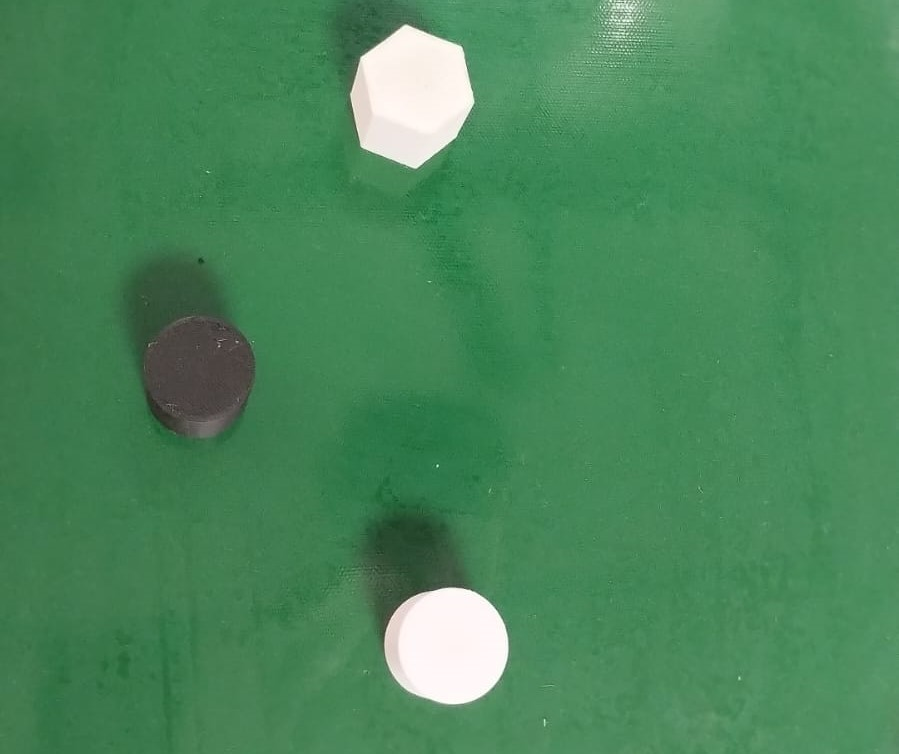
#> input picture script-example/basic shape/shapes2.jpg, 899 x 754 px, found by its file name
$ python detect_shapes.py
#> lines starting #> are read from the running program, lines starting #| are printed output that depends on the picture; after the words box and inside, x2 and y2 are one past the last pixel; in counts of white or black regions, pixels touching at a corner belong together
import cv2
import numpy as np

def convert_background(image):
    # Chuyển ảnh sang không gian màu HSV
    hsv = cv2.cvtColor(image, cv2.COLOR_BGR2HSV)

    # Xác định khoảng giá trị HSV của màu xanh lá cây
    lower_green = np.array([50, 0, 0])
    upper_green = np.array([80, 255, 255])

    # Tạo mặt nạ nhị phân cho nền xanh lá cây
    mask_green = cv2.inRange(hsv, lower_green, upper_green)

    # làm mờ ảnh để loại bỏ nhiễu
    mask_green = cv2.GaussianBlur(mask_green, (1, 1), 0)

    # Tạo mặt nạ nghịch đảo cho các đối tượng còn lại
    mask_objects = cv2.bitwise_not(mask_green)

    # Tạo ảnh kết quả với nền đen và các đối tượng trắng
    result = np.zeros_like(image)
    result[mask_objects > 0] = (255, 255, 255)

    return result

def Find_Hexagon_And_Circle(gray):

    # Làm mờ ảnh
    blurred = cv2.GaussianBlur(gray, (5, 5), 0)

    # Tìm cạnh
    edges = cv2.Canny(blurred, 100, 255)

    # Tìm contours
    contours, _ = cv2.findContours(edges, cv2.RETR_EXTERNAL, cv2.CHAIN_APPROX_SIMPLE)

    # Duyệt qua các contours
    for cnt in contours:
        # Tính số cạnh gần đúng
        approx = cv2.approxPolyDP(cnt, 0.04 * cv2.arcLength(cnt, True), True)

        print(len(approx))

        # Nếu contour có 6 cạnh thì là hình lục giác
        if len(approx) == 6:
            cv2.drawContours(img, [cnt], 0, (0, 255, 0), 2)
            cv2.putText(img, "Hexagon", tuple(cnt[0][0]), cv2.FONT_HERSHEY_SIMPLEX, 0.5, (0, 255, 0), 2)

            continue

        # Nếu contour có diện tích lớn và tỉ lệ chu vi/diện tích gần hình tròn thì là hình tròn
        area = cv2.contourArea(cnt)
        perimeter = cv2.arcLength(cnt, True)
        if area > 500 and 0.8 < 4 * np.pi * area / (perimeter ** 2) < 1.2:
            cv2.drawContours(img, [cnt], 0, (0, 0, 255), 2)
            cv2.putText(img, "Circle", tuple(cnt[0][0]), cv2.FONT_HERSHEY_SIMPLEX, 0.5, (0, 0, 255), 2)
    return img

# Đọc ảnh
img = cv2.imread('script-example/basic shape/shapes2.jpg')
#> img is the input picture: shape (754, 899, 3); mean B, G, R 90.1, 134.6, 73

# # Chuyển sang ảnh xám
gray = cv2.cvtColor(img, cv2.COLOR_BGR2GRAY)
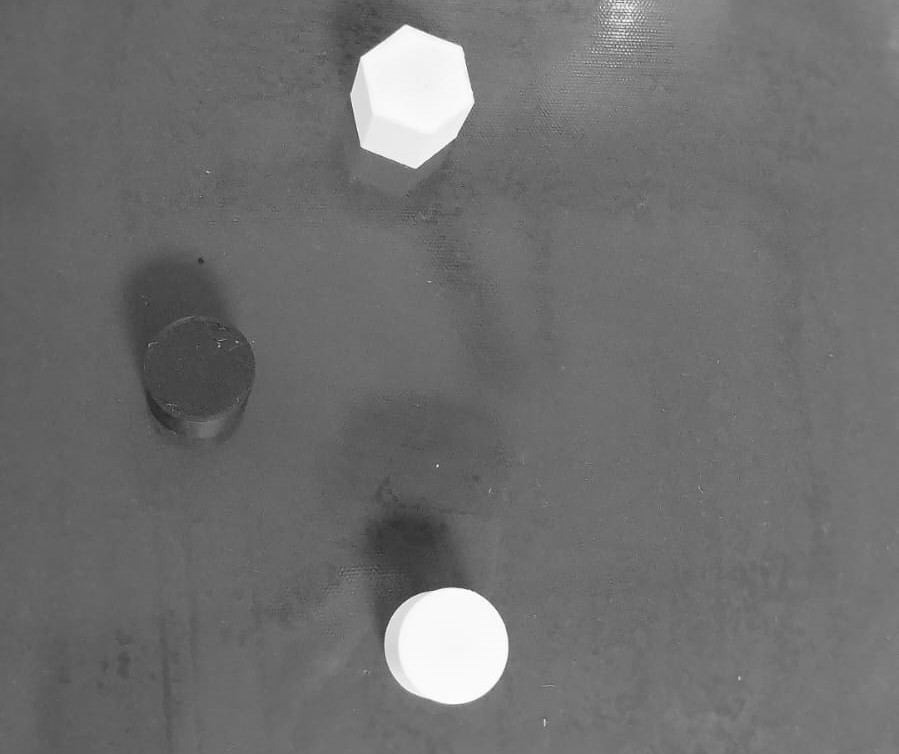
#> gray: shape (754, 899); min 37, max 255, mean 111.1

result = Find_Hexagon_And_Circle(gray)
#> in Find_Hexagon_And_Circle, `edges = cv2.Canny(blurred, 100, 255)`:
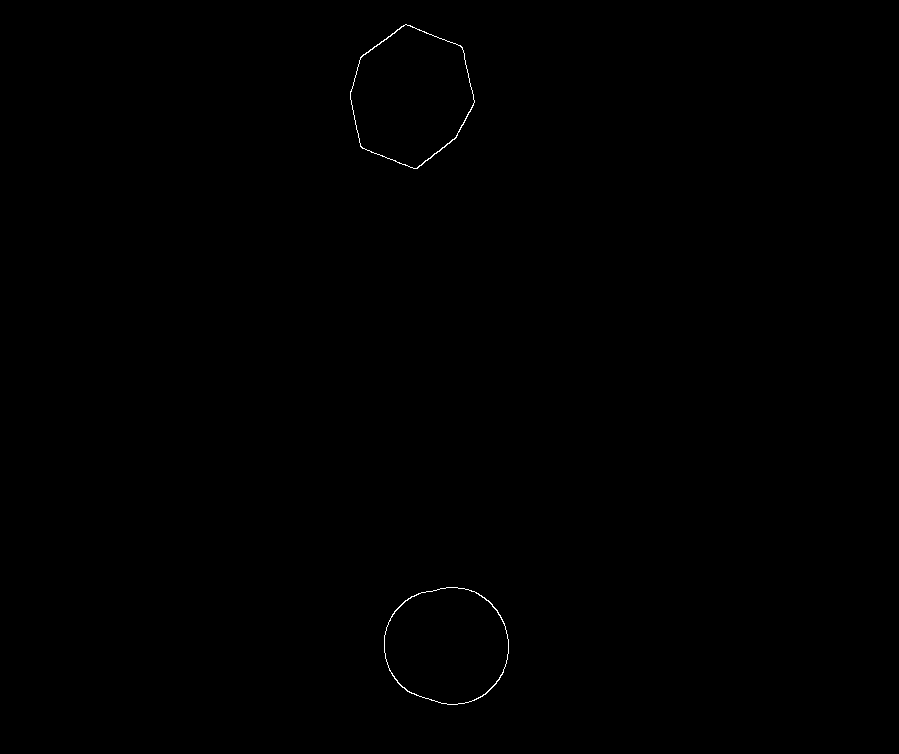
#> edges: shape (754, 899); 0.13% white in thin lines or dots, all inside (x1, y1, x2, y2) = (350, 24, 509, 705)
#> in Find_Hexagon_And_Circle, `contours, _ = cv2.findContours(edges, cv2.RETR_EXTERNAL, cv2.CHAIN_APP..`: contours = 2 contours; box (x1, y1, x2, y2) and area: (350, 24, 475, 169) 12852, (384, 587, 509, 705) 11508
#> the loop in Find_Hexagon_And_Circle, `for cnt in contours:` made 2 passes
#> (area, perimeter) on pass 1: (11507.5, 402.9)
#| 7
#| 6
#> after the loop in Find_Hexagon_And_Circle, `for cnt in contours:`:
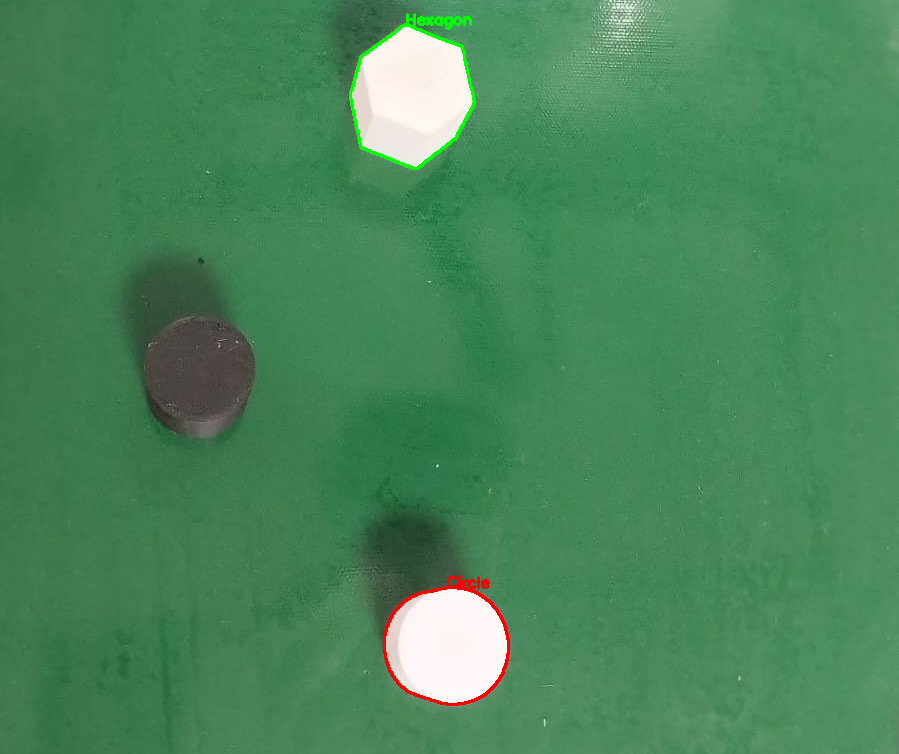
#> img: shape (754, 899, 3); 0.52% of pixels changed, all inside (x1, y1, x2, y2) = (349, 13, 510, 706)

# Dùng threshold để lọc ra hình khối màu đen
_, gray2 = cv2.threshold(gray, 150, 255, cv2.THRESH_BINARY_INV)
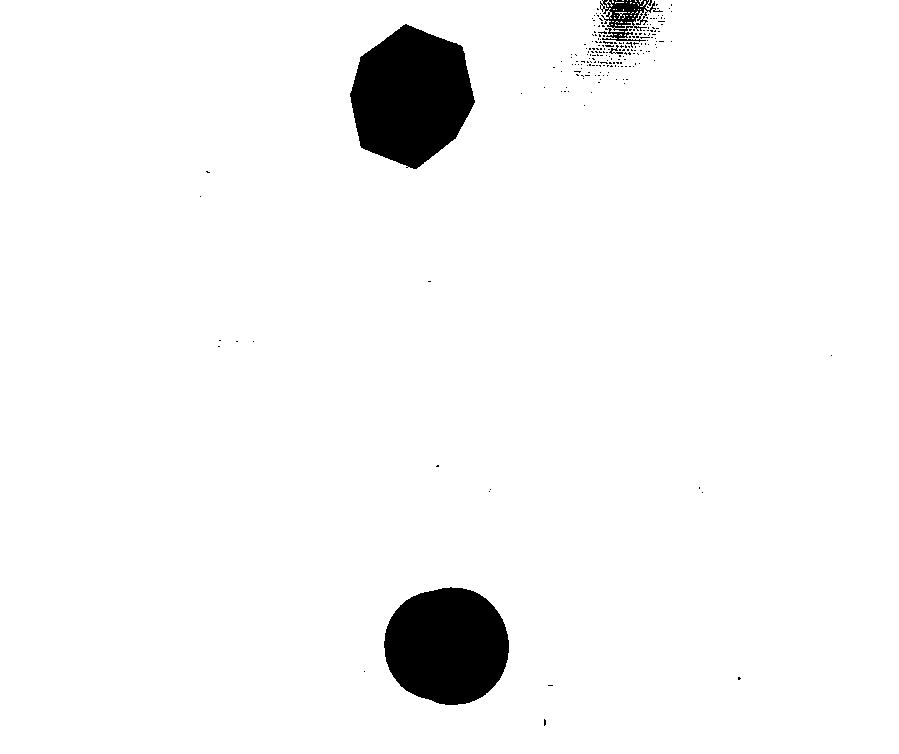
#> gray2: shape (754, 899); 96.1% white; 215 black regions (211 under 20 px), largest, box (x1, y1, x2, y2) and area: (350, 24, 475, 169) 12921, (384, 587, 509, 705) 11576, (600, 0, 663, 42) 1146, (609, 45, 623, 54) 43

result2 = Find_Hexagon_And_Circle(gray2)
#> in Find_Hexagon_And_Circle (call 2), `edges = cv2.Canny(blurred, 100, 255)`:
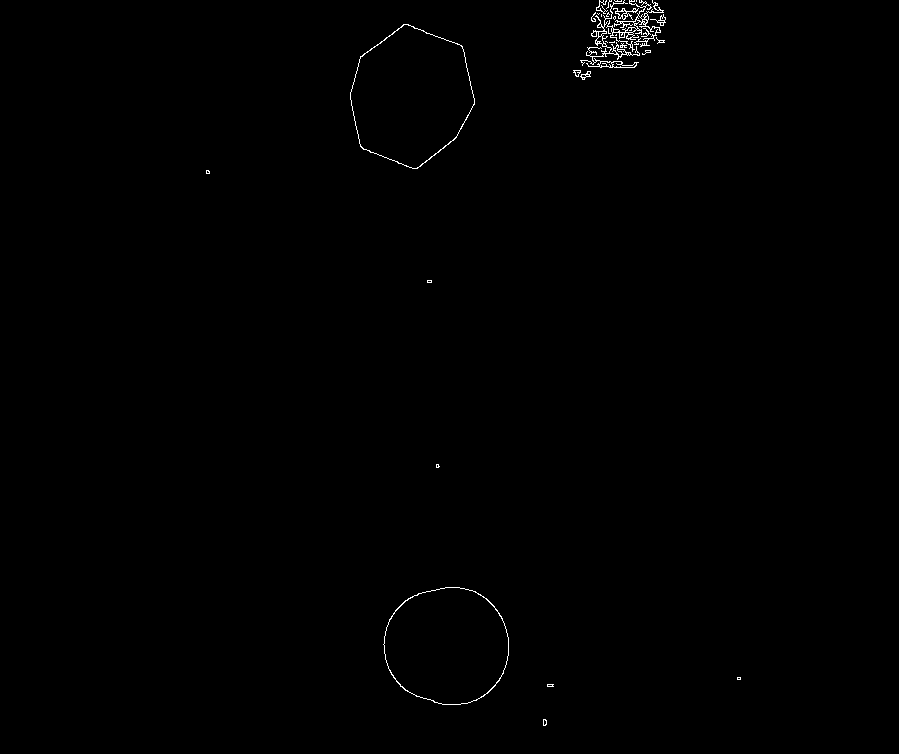
#> edges: shape (754, 899); 0.37% white in thin lines or dots, all inside (x1, y1, x2, y2) = (206, 0, 741, 726)
#> in Find_Hexagon_And_Circle (call 2), `contours, _ = cv2.findContours(edges, cv2.RETR_EXTERNAL, cv2.CHAIN_APP..`: contours = 31 contours, 23 with area under 20; largest, box (x1, y1, x2, y2) and area: (350, 24, 475, 169) 12952, (383, 587, 509, 705) 11598, (580, 0, 640, 68) 408, (606, 0, 664, 52) 314, (613, 8, 639, 20) 88, (650, 14, 666, 26) 42, (580, 71, 591, 80) 38, (573, 70, 581, 77) 27
#> the loop in Find_Hexagon_And_Circle (call 2), `for cnt in contours:` made 31 passes
#> (approx, area, perimeter) on passes 9, 27: ([[573, 70], [575, 75], [578, 76], [580, 70]], 27, 24.49), ([[652, 0], [610, 37]], 313.5, 924)
#| 5
#| 5
#| 4
#| 6
#| 6
#| 4
#| 5
#| 6
#> (further printed lines are left out)
#> after the loop in Find_Hexagon_And_Circle (call 2), `for cnt in contours:`:
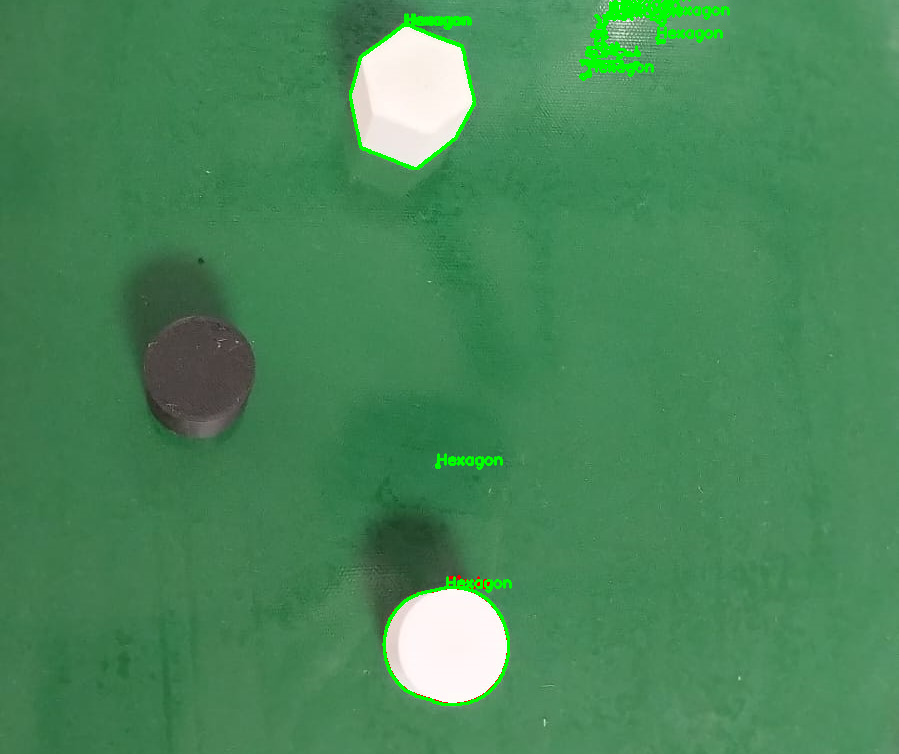
#> img: shape (754, 899, 3); 0.96% of pixels changed, all inside (x1, y1, x2, y2) = (350, 0, 730, 706)
cv2.imshow('Image', gray2)


# Hiển thị kết quả
cv2.imshow('Shapes Detection', result)
cv2.waitKey(0)
cv2.destroyAllWindows()
